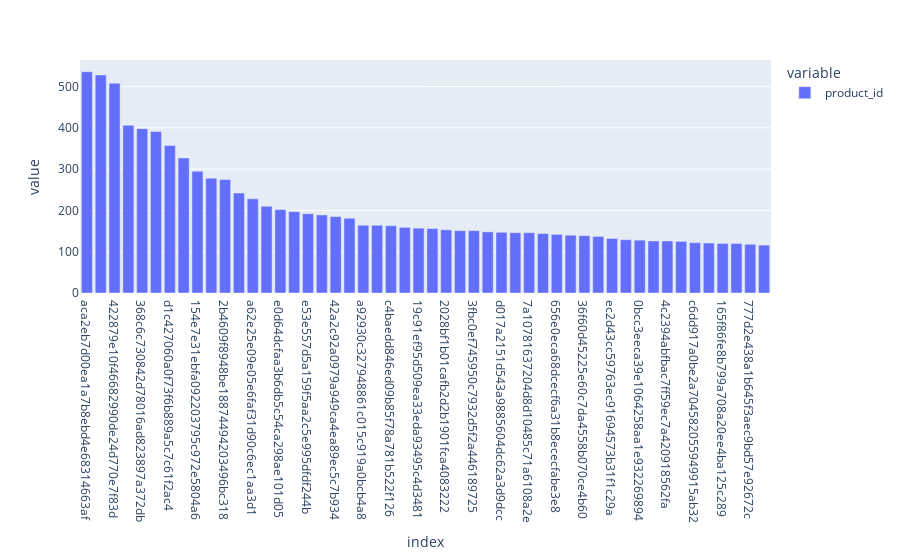

The notebook cell saved with this chart:
### Code cell
prod_order=df_dataset['product_id'].value_counts()
fig = px.bar(prod_order.head(50))
fig.show()
len(prod_order)
